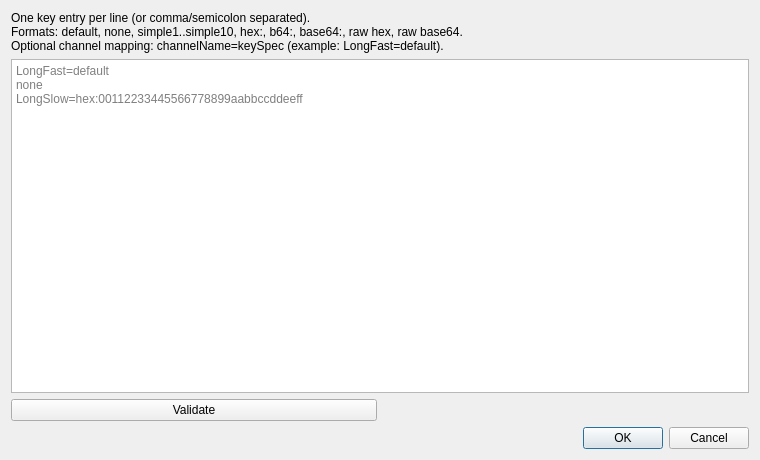
<?xml version="1.0" encoding="UTF-8"?>
<ui version="4.0">
 <class>MeshtasticKeysDialog</class>
 <widget class="QDialog" name="MeshtasticKeysDialog">
  <property name="geometry">
   <rect>
    <x>0</x>
    <y>0</y>
    <width>760</width>
    <height>460</height>
   </rect>
  </property>
  <property name="windowTitle">
   <string>Meshtastic Keys</string>
  </property>
  <layout class="QVBoxLayout" name="verticalLayout">
   <item>
    <widget class="QLabel" name="helpLabel">
     <property name="text">
      <string>One key entry per line (or comma/semicolon separated).
Formats: default, none, simple1..simple10, hex:&lt;hex&gt;, b64:&lt;base64&gt;, base64:&lt;base64&gt;, raw hex, raw base64.
Optional channel mapping: channelName=keySpec (example: LongFast=default).</string>
     </property>
     <property name="wordWrap">
      <bool>true</bool>
     </property>
    </widget>
   </item>
   <item>
    <widget class="QTextEdit" name="keyEditor">
     <property name="toolTip">
      <string>Enter one or more key specs used to decrypt Meshtastic packets.</string>
     </property>
     <property name="placeholderText">
      <string>LongFast=default
none
LongSlow=hex:00112233445566778899aabbccddeeff</string>
     </property>
    </widget>
   </item>
   <item>
    <layout class="QHBoxLayout" name="statusLayout">
     <item>
      <widget class="QPushButton" name="validate">
       <property name="toolTip">
        <string>Validate key syntax and count without saving.</string>
       </property>
       <property name="text">
        <string>Validate</string>
       </property>
      </widget>
     </item>
     <item>
      <widget class="QLabel" name="statusLabel">
       <property name="toolTip">
        <string>Validation status for the current key list.</string>
       </property>
       <property name="wordWrap">
        <bool>true</bool>
       </property>
      </widget>
     </item>
    </layout>
   </item>
   <item>
    <widget class="QDialogButtonBox" name="buttonBox">
     <property name="orientation">
      <enum>Qt::Horizontal</enum>
     </property>
     <property name="standardButtons">
      <set>QDialogButtonBox::Cancel|QDialogButtonBox::Ok</set>
     </property>
    </widget>
   </item>
  </layout>
 </widget>
 <resources/>
 <connections>
  <connection>
   <sender>buttonBox</sender>
   <signal>accepted()</signal>
   <receiver>MeshtasticKeysDialog</receiver>
   <slot>accept()</slot>
   <hints>
    <hint type="sourcelabel">
     <x>248</x>
     <y>254</y>
    </hint>
    <hint type="destinationlabel">
     <x>157</x>
     <y>274</y>
    </hint>
   </hints>
  </connection>
  <connection>
   <sender>buttonBox</sender>
   <signal>rejected()</signal>
   <receiver>MeshtasticKeysDialog</receiver>
   <slot>reject()</slot>
   <hints>
    <hint type="sourcelabel">
     <x>316</x>
     <y>260</y>
    </hint>
    <hint type="destinationlabel">
     <x>286</x>
     <y>274</y>
    </hint>
   </hints>
  </connection>
 </connections>
</ui>
